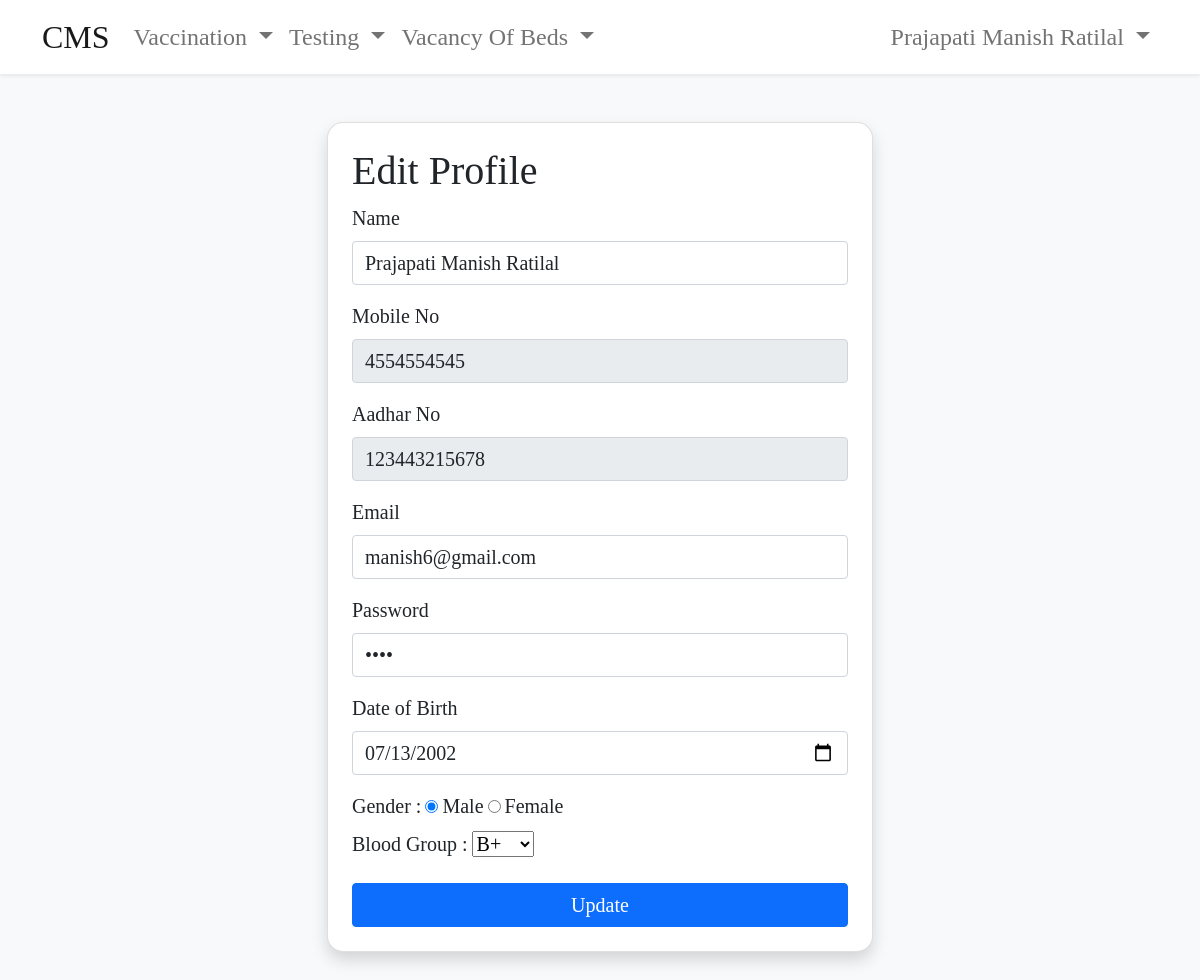
Page /users/edit_profile.php (signed in) on the committed database.
### tables this page shows
CREATE TABLE `users` (
  `user_id` int(11) NOT NULL,
  `password` varchar(25) NOT NULL,
  `user_name` text NOT NULL,
  `user_aadhar_no` bigint(12) NOT NULL,
  `mobile_no` bigint(10) NOT NULL,
  `user_email` text NOT NULL,
  `user_dob` date NOT NULL,
  `user_gender` tinytext NOT NULL,
  `user_blood_group` varchar(3) NOT NULL,
  `aadhar_document_name` text DEFAULT NULL
);

### users/edit_profile.php (the view, shortened to what this page needs)
<?php include('./includes/header.php'); ?>
<?php include('./includes/navigation.php'); ?>
<?php include('./includes/db.php'); ?>
<?php
    $user_id = $global_user_id;
    $query = "SELECT * FROM users WHERE user_id = $user_id";
    $get_user_details = mysqli_query($connection,$query);
    while($row = mysqli_fetch_assoc($get_user_details)){
        $user_name = $row['user_name'];
        $user_password = $row['password'];
        $user_aadhar_no = $row['user_aadhar_no'];
        $mobile_no = $row['mobile_no'];
        $user_email = $row['user_email'];
        $user_dob = $row['user_dob'];
        $user_gender = $row['user_gender'];
        $user_blood_group = $row['user_blood_group'];
    }
?>
<section class="h-100 bg-light">
<div class="container py-5">
    <div class="row d-flex justify-content-center align-items-center h-100">
      <div class="col-12 col-md-8 col-lg-6">
        <div class="card shadow" style="border-radius: 1rem;">
          <div class="card-body p-4">
                <form action="" method="post" enctype="multipart/form-data">
                    <h1>Edit Profile</h1>
                    <label class="form-label fs-5" for="name">Name</label>
                    <input class="form-control fs-5 mb-3" type="text" name="name" id="name" value="<?php if(isset($user_name)) echo $user_name;?>" required>
                    <label class="form-label fs-5" for="mobileNo">Mobile No</label>
                    <input class="form-control fs-5 mb-3" type="tel" name="mobileNo" id="mobileNo" value="<?php if(isset($mobile_no)) echo $mobile_no;?>"pattern="[1-9]{1}[0-9]{9}" disabled>
                    <label class="form-label fs-5" for="mobileNo">Aadhar No</label>
                    <input class="form-control fs-5 mb-3" type="tel" name="mobileNo" id="mobileNo" value="<?php if(isset($user_aadhar_no)) echo $user_aadhar_no;?>"pattern="[1-9]{1}[0-9]{9}" disabled>
                    <label class="form-label fs-5" for="email">Email</label>
                    <input class="form-control fs-5 mb-3" type="email" name="email" value="<?php if(isset($user_email)) echo $user_email;?>" id="email" required>
                    <label class="form-label fs-5" for="password">Password</label>
                    <input class="form-control fs-5 mb-3" type="password" name="password" id="password" value="<?php if(isset($user_password)) echo $user_password;?>" required>
                    <label class="form-label fs-5" for="dob">Date of Birth</label>
                    <input class="form-control fs-5 mb-3" type="date" name="dob" value="<?php if(isset($user_dob)) echo $user_dob;?>" id="dob" max="2003-12-31" required>
                    <label class="form-label fs-5" for="gender">Gender : </label>
                    <input class="radio" type="radio" name="gender" id="male" value="Male" <?php if($user_gender=='Male')echo "checked"; ?> required>
                    <label class="form-label fs-5" for="male" class="light">Male</label>
                    <input class="radio" type="radio" name="gender" id="female" value="Female" <?php if($user_gender=='Female')echo "checked"; ?>>
                    <label class="form-label fs-5" for="female" class="light">Female</label>
                    <br>
                    <label class="form-label fs-5" for="bloodGroup">Blood Group : </label>
                    <select class="form-group fs-5" name="bloodGroup" id="bloodGroup" required>
                        <option value="B+" <?php if($user_blood_group=='B+')echo "selected"; ?> >B+</option>
                    </select>
                    <br>
                    <button type="submit" class="btn btn-primary w-100 mt-3 fs-5 mb-0" name="editUser" id="submit">Update</button>
                </form>
            </div>
        </div>
    </div>
    </div>
</div>
</section>

### main.css (style rules this page uses)
* { margin: 0; padding: 0; font-family: "Times New Roman", Times, serif; transition: 0.3s; }

### rows in the picture
users: name "Prajapati Manish Ratilal", mobileNo "4554554545", mobileNo "123443215678", email "manish6@gmail.com", dob "07/13/2002", user_gender "☑ Male", user_gender "☐ Female", bloodGroup "B+"

### other values in the picture
$_SESSION['user_name'] "Prajapati Manish Ratilal"
